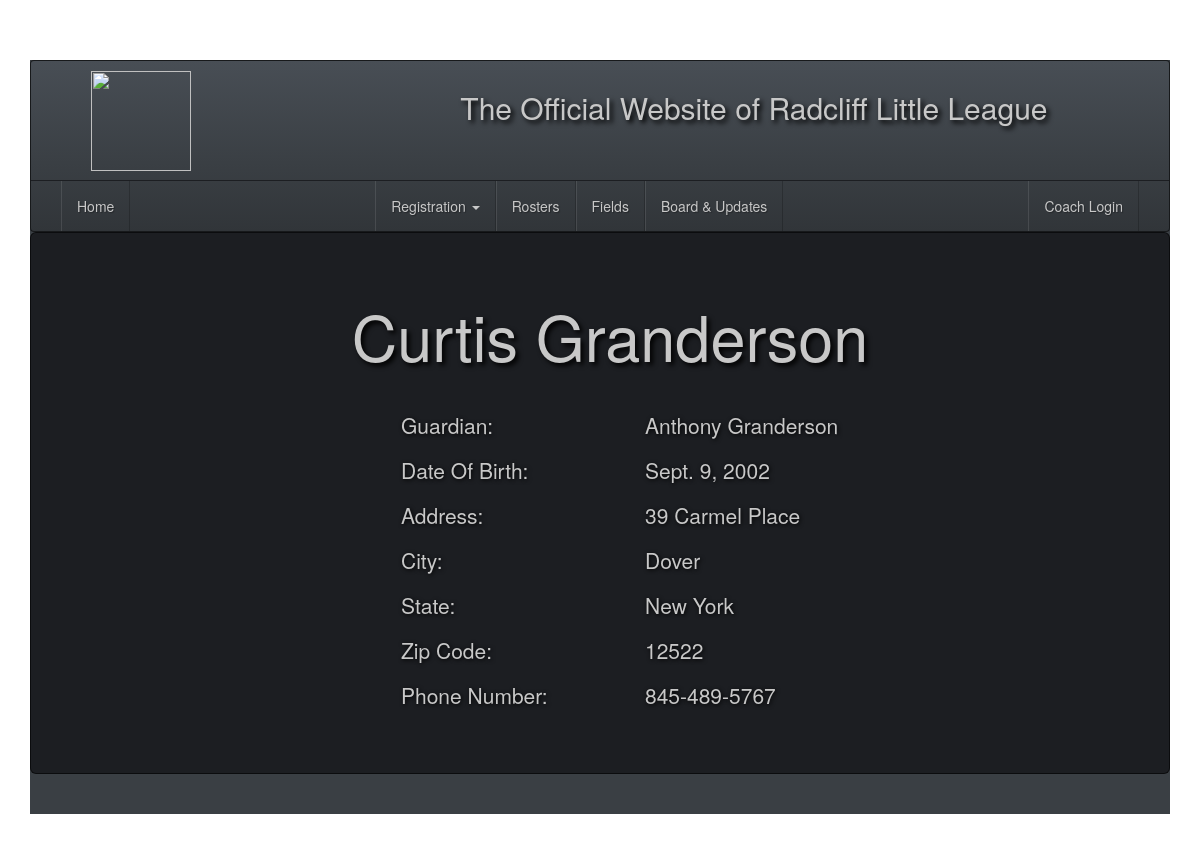
The page /roster/1/ on the database its author committed.
### core/models.py (models this page shows, shortened)
class Player(models.Model):
    GuardianFirstName = models.CharField('Guardian First Name', max_length=300)
    GuardianLastName = models.CharField('Guardian Last Name', max_length=300)
    PlayerFirstName = models.CharField('Player First Name', max_length=300)
    PlayerLastName = models.CharField('Player Last Name', max_length=300)
    DateOfBirth = models.DateField('Date Of Birth')
    Street = models.CharField(max_length=300)
    City = models.CharField(max_length=300)
    State = models.CharField(max_length=300)
    Zipcode = models.IntegerField('Zip Code')
    PhoneNumber = models.CharField(max_length=50, verbose_name='Phone Number', help_text="Please use the following format: <em>555-555-5555</em>.")
    Level = models.IntegerField(choices=level_choices, default=0)

### core/views.py (the view)
# urls.py: url(r'^roster/(?P<pk>\d+)/$', PlayerInfoDetailView.as_view(), name='player_detail'),
class PlayerInfoDetailView(DetailView):
    model = Player
    template_name = "player_info.html"

### templates/player_info.html
{% extends 'base.html' %}
{% block content %}
<div class="jumbotron">
    <h1 align="center" style="padding-bottom:30px; padding-left:20px">{{ player.PlayerFirstName }} {{ player.PlayerLastName }}</h1>
    <div class="row">
        <div class="col-md-6" style="padding-left:265px">
            <p align="left">Guardian:</p>
            <p align="left">Date Of Birth:</p>
            <p align="left">Address:</p>
            <p align="left">City:</p>
            <p align="left">State:</p>
            <p align="left">Zip Code:</p>
            <p align="left">Phone Number:</p>
        </div>
        <div class="col-md-6" style="padding-right:265px">
            <p align="left">{{ player.GuardianFirstName }} {{ player.GuardianLastName }}</p>
            <p align="left">{{ player.DateOfBirth }}</p>
            <p align="left">{{ player.Street }}</p>
            <p align="left">{{ player.City }}</p>
            <p align="left">{{ player.State}}</p>
            <p align="left">{{ player.Zipcode }}</p>
            <p align="left">{{ player.PhoneNumber }}</p>
        </div>
    </div>
</div>
{% endblock %}

### static/css/base.css (style rules this page uses)
body { padding-top: 60px; background: url('http://wallbackhd.com/wp-content/uploads/2016/02/Baseball-Wallpaper.jpg'); background-repeat: no-repeat; background-position: center center; background-attachment: fixed; }
h1 { text-shadow: 3px 3px 5px #000000; }
p { text-shadow: 1px 1px 4px #000000; }
.row { padding-left: 60px; }
.col-md-6 { padding-right: 80px; text-align: center; }

### rows shown on the page
Player: PlayerFirstName "Curtis", PlayerLastName "Granderson", GuardianFirstName "Anthony", GuardianLastName "Granderson", DateOfBirth "Sept. 9, 2002", Street "39 Carmel Place", City "Dover", State "New York", Zipcode "12522", PhoneNumber "845-489-5767"
